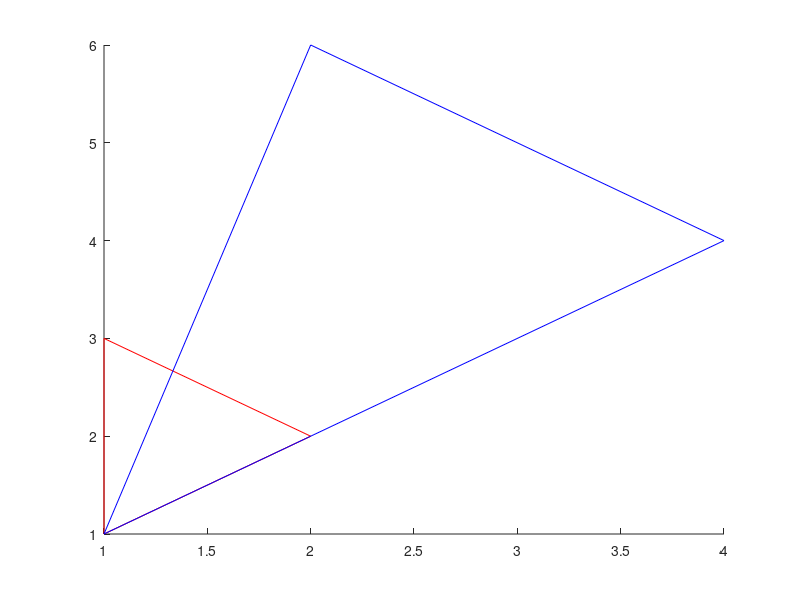

Source code (MATLAB): (Note: this script raises an error after producing the figure.)
x = [1,2,1]; 
y = [1,2,3];
P1 = [x;y]';

x = [1 4 2];
y = [1 4 6];
P2 = [x;y]';

line([P1(:,1)' P1(1,1)],[P1(:,2)' P1(1,2)],'Color','r')
line([P2(:,1)' P2(1,1)],[P2(:,2)' P2(1,2)],'Color','b')

flag = triangle_intersection(P1,P2);
if flag == 1
    disp("Intersection")
else
    disp("No Intersection")
end